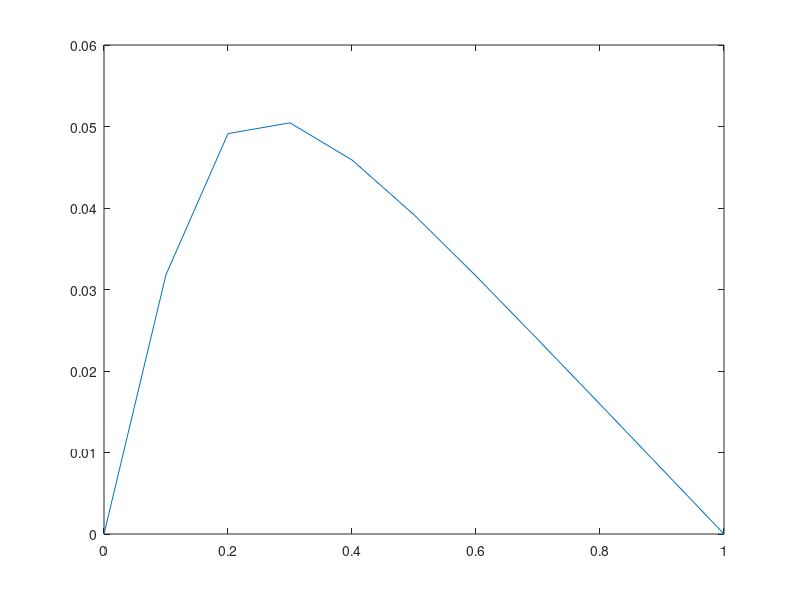

The MATLAB script that drew this image:
% Problem 4 (a)
% Marty Fuhry
% 3/28/2012
% Compiled and ran using GNU Octave, version 3.2.4 configured for "x86_64-pc-linux-gnu".

%%%%%%%%%%%%%%%%%%%%%%%%%%%%%%%%%%%%%%%%%%%%%%%%%%%%%%%%%%%%%%%%%%%%%%%%%%%%%%%%
% Write a finite element code to solve the one-dimensional boundary value      %
% problem for u(x) on 0 < x < 1                                                %
%  u''(x) = e^(-10x), u(0) = 0, u(1) = 0.                                      %
% Use tent functions on 10 uniformly spaced elements.                          %
%                                                                              %
%%%%%%%%%%%%%%%%%%%%%%%%%%%%%%%%%%%%%%%%%%%%%%%%%%%%%%%%%%%%%%%%%%%%%%%%%%%%%%%%

% build the grid
h = 0.1;
x = [0:h:1]';
m = size(x)(1)-2;

K = zeros(m+2,m+2);
L = zeros(m+2,1);

% define the basis function over the canonical element
function [feval] = f(x)
    feval = exp(-10.*x);
endfunction

% build the element stiffness matrix
for j = 2:m+2
    K(j-1: j, j-1: j) += [1 -1; -1 1];
endfor

% boundary conditions
K(m+2,m+1) = 0;
K(1,2) = 0;
K

% build the load vector
F = [f(x)];
for j = 3:m+1
    L(j-1:j) += h/6. * [2*F(j-1) + F(j); F(j-1) + 2*F(j)];
endfor
L

% solve the steady state system
C = K \ L;

% and plot
plot(x,C);
drawnow
input("Press any key to continue.")
